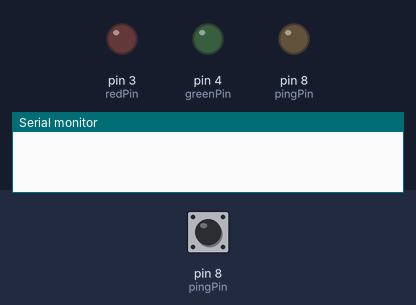
Bench run of a sketch on a simulated Arduino Uno, built with avr-gcc and run on an emulated ATmega328P. On the bench: output pins drawn as LEDs (lit = HIGH), the last lines printed to the serial monitor. Inputs (shaded band) come from the test bench; at power-on: pin 8 (pingPin) LOW.

Above: at 0.1 s.
1.3 s: pin 8 (pingPin) pulsed HIGH 2 times (0.12 s each, 0.3 s apart)
At 2.1 s:
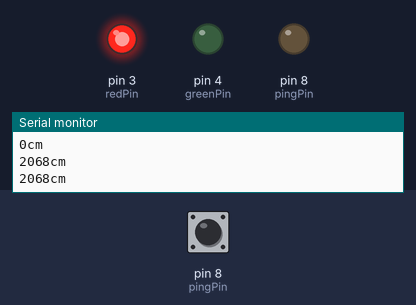
At 3.9 s:
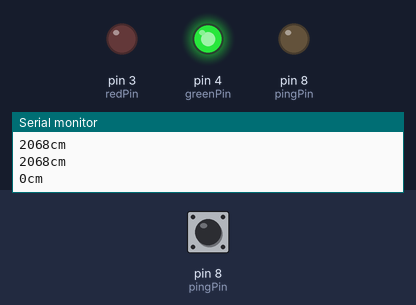
Timing chart, 0 to 5.4 s (numbered marks = the images above; inputs shaded):
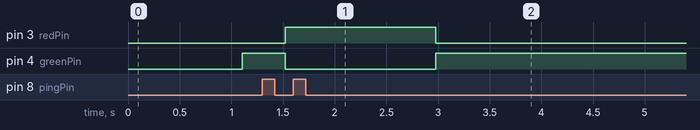

The sketch:

Ultrasonic.ino
```cpp
int pingPin = 8;
int redPin = 3;
int greenPin = 4;

void setup() {
  pinMode(redPin, OUTPUT);
  pinMode(greenPin, OUTPUT);
  Serial.begin(9600);
}

void loop() {
  long duration, cm;

  // The PING))) is triggered by a HIGH pulse of 2 or more microseconds.
  // Give a short LOW pulse beforehand to ensure a clean HIGH pulse:
  pinMode(pingPin, OUTPUT);
  digitalWrite(pingPin, LOW);
  delay(2);
  digitalWrite(pingPin, HIGH);
  delay(5);
  digitalWrite(pingPin, LOW);

  // The same pin is used to read the signal from the PING))): a HIGH pulse
  // whose duration is the time (in microseconds) from the sending of the ping
  // to the reception of its echo off of an object.
  pinMode(pingPin, INPUT);
  duration = pulseIn(pingPin, HIGH);

  // convert the time into a distance
  cm = microsecondsToCentimeters(duration);

  Serial.print(cm);
  Serial.print("cm");
  Serial.println();

  delay(100);

  if (cm>=336)
  {
    digitalWrite(redPin, HIGH);
    digitalWrite(greenPin, LOW);
  }
  else
  {
    digitalWrite(redPin, LOW);
    digitalWrite(greenPin, HIGH);
  }
  delay(50);
}

long microsecondsToCentimeters(long microseconds) {
  // The speed of sound is 340 m/s or 29 microseconds per centimeter.
  // The ping travels out and back, so to find the distance of the object we
  // take half of the distance travelled.
  return microseconds / 29 / 2;
}
```

Measured:
- after the input at 1.3 s, pin 3 (redPin): LOW → HIGH after 0.22 s, → LOW 1.5 s later; pin 4 (greenPin): HIGH → LOW after 0.22 s, → HIGH 1.5 s later
